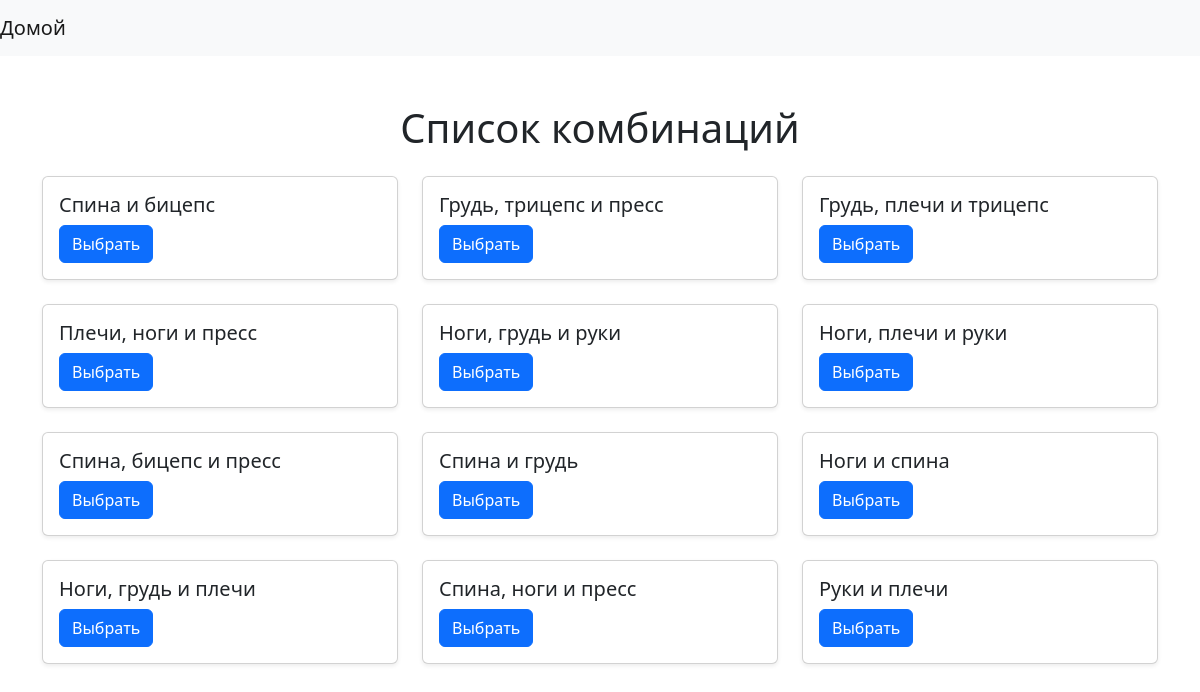
Screenshot of /combinations/ with the database file from the repository.
### models.py (models this page shows)
class Base(DeclarativeBase):
    pass

class CombinationsMusclesTypes(Base):
    __tablename__ = "combinations_muscles_types"
    id: Mapped [intpk]
    title: Mapped[str]
    intensity: Mapped[int] = mapped_column(ForeignKey('intensity.id'))

### main.py (the view)
@app.get("/combinations/", response_class=HTMLResponse)
async def choose_combination(request: Request):
    combinations_list = []
    array = []
    with sess() as session:
        query = select(CombinationsMusclesTypes)
        res = session.execute(query)
        combinations = res.scalars().all()
        for combination in combinations:
            array.append({"title":combination.title, "id": combination.id})
        for dict in array:
            i = return_index(dict["title"], combinations_list)
            if i == None:
                combinations_list.append({"title": dict["title"], "ids": [dict["id"]]})
            else:
                combinations_list[i]["ids"].append(dict["id"])
    return templates.TemplateResponse(name="combinations.html", context={"request":request, "training": combinations_list})

### templates/combinations.html (shortened to what this page needs)
{% extends "base.html" %}
{% block content %}
<div class="container mt-5">
    <h1 class="mb-4 text-center">Список комбинаций</h1>
    <div class="row">
        {% for tren in training %}
        <div class="col-md-6 col-lg-4 mb-4">
            <div class="card shadow-sm">
                <div class="card-body">
                    <h5 class="card-title">{{ tren.title }}</h5>
                    <a href="/combinations/intensity/?id={{ tren.ids | join('&id=') }}" class="btn btn-primary">
                        Выбрать
                    </a>
                </div>
            </div>
        </div>
        {% endfor %}
    </div>
</div>
{% endblock %}

### templates/base.html (shortened to what this page needs)
<!DOCTYPE html>
<html lang="en">
<head>
    <link href="https://cdn.jsdelivr.net/npm/bootstrap@5.2.3/dist/css/bootstrap.min.css" rel="stylesheet">
</head>
<body>
    <header>
        <nav class="navbar navbar-expand-lg navbar-light bg-light">
            <a class="navbar-brand" href="http://127.0.0.1:8000/">Домой</a>
        </nav>
    </header>
    <main>
        {% block content %}{% endblock %}
    </main>
  </body>
</body>
</html>

### rows the page displays
CombinationsMusclesTypes: title "Спина и бицепс"
CombinationsMusclesTypes: title "Грудь, трицепс и пресс"
CombinationsMusclesTypes: title "Грудь, плечи и трицепс"
CombinationsMusclesTypes: title "Плечи, ноги и пресс"
CombinationsMusclesTypes: title "Ноги, грудь и руки"
CombinationsMusclesTypes: title "Ноги, плечи и руки"
CombinationsMusclesTypes: title "Спина, бицепс и пресс"
CombinationsMusclesTypes: title "Спина и грудь"
CombinationsMusclesTypes: title "Ноги и спина"
CombinationsMusclesTypes: title "Ноги, грудь и плечи"
CombinationsMusclesTypes: title "Спина, ноги и пресс"
CombinationsMusclesTypes: title "Руки и плечи"
